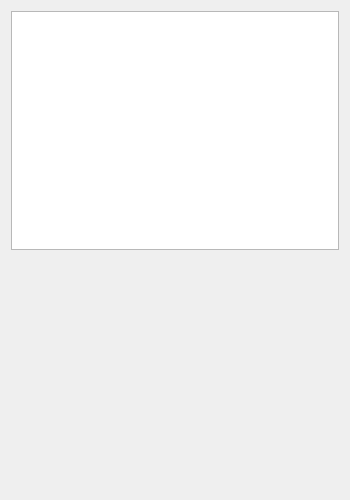
<?xml version="1.0" encoding="UTF-8"?>
<ui version="4.0">
 <class>Form</class>
 <widget class="QWidget" name="Form">
  <property name="geometry">
   <rect>
    <x>0</x>
    <y>0</y>
    <width>350</width>
    <height>500</height>
   </rect>
  </property>
  <property name="windowTitle">
   <string>Constraint Face Elmer Freetextinput</string>
  </property>
  <layout class="QVBoxLayout" name="verticalLayout">
   <item>
    <widget class="QPlainTextEdit" name="plainTextEdit_elmer_freetextinput"/>
   </item>
   <item>
    <spacer name="verticalSpacer_2">
     <property name="orientation">
      <enum>Qt::Vertical</enum>
     </property>
     <property name="sizeHint" stdset="0">
      <size>
       <width>20</width>
       <height>40</height>
      </size>
     </property>
    </spacer>
   </item>
  </layout>
 </widget>
 <resources/>
 <connections/>
</ui>
